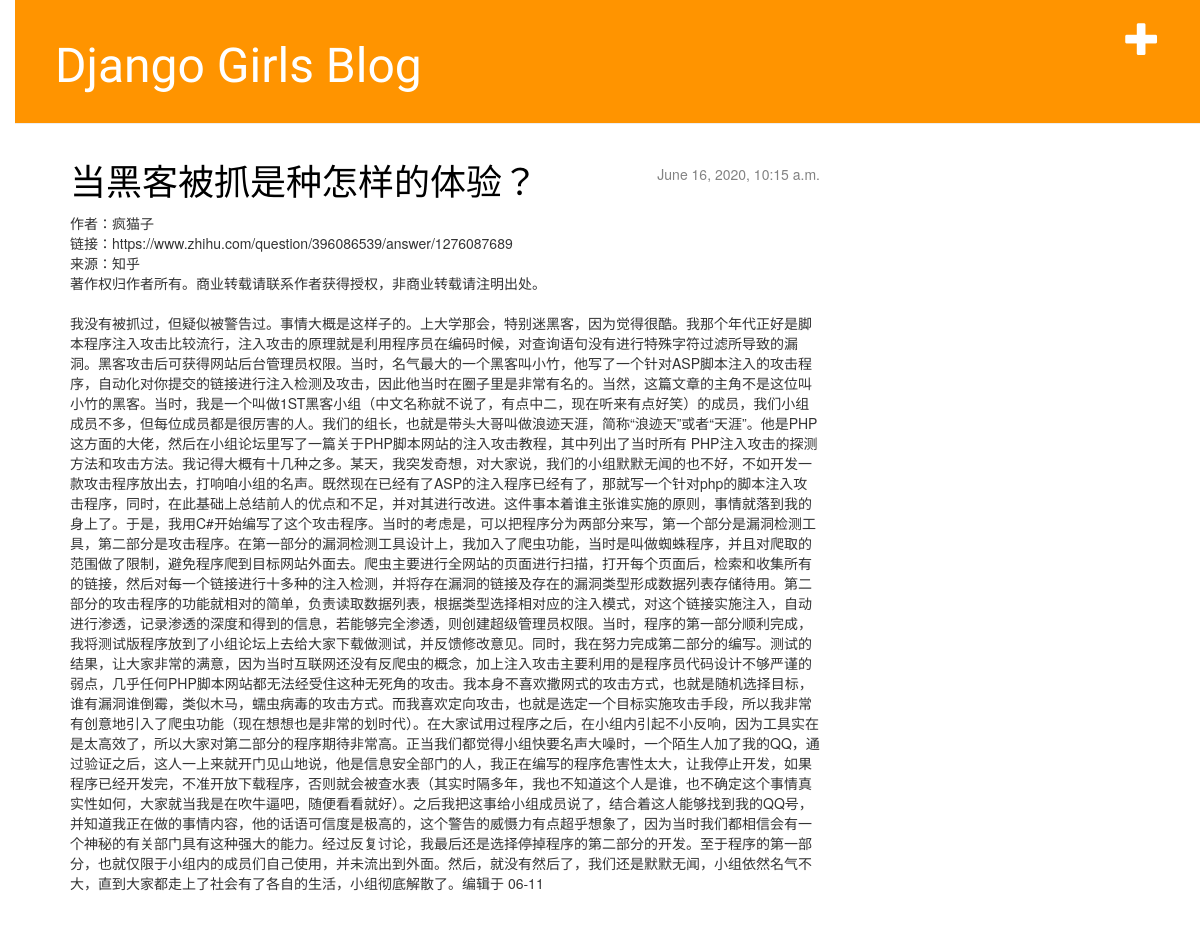
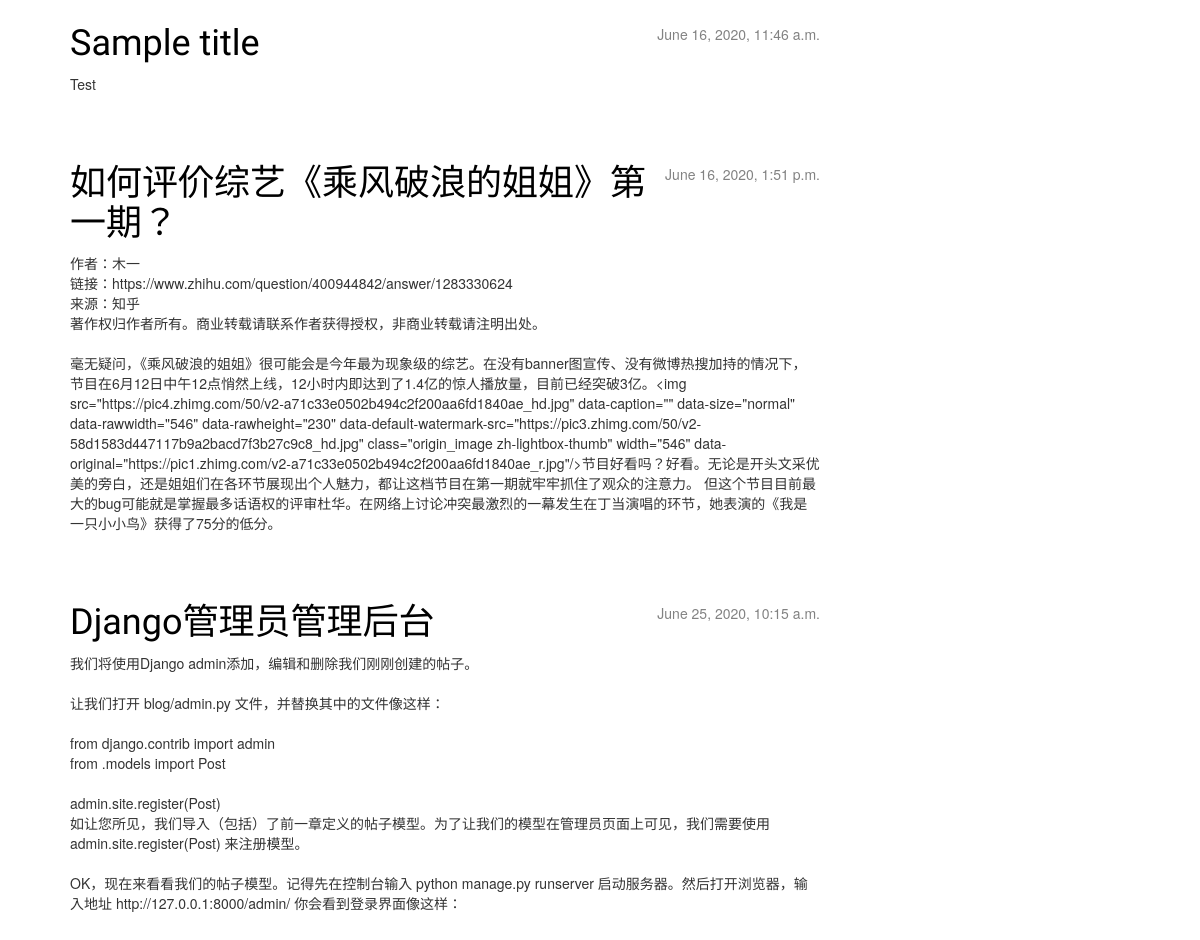
The app's page / (signed in) with its own data (2 pictures, top to bottom).
### blog/models.py (models this page shows, shortened)
class Post(models.Model):
    author = models.ForeignKey('auth.User', on_delete=models.CASCADE)
    title = models.CharField(max_length=200)
    text = models.TextField()
    created_date = models.DateTimeField(
            default=timezone.now)
    published_date = models.DateTimeField(
            blank=True, null=True)

### blog/views.py (the view)
# urls.py: path('', views.post_list, name='post_list'),
def post_list(request):
    posts = Post.objects.filter(published_date__lte=timezone.now()).order_by('published_date')
    return render(request, 'blog/post_list.html', {'posts':posts})

### blog/templates/blog/post_list.html
{% extends 'blog/base.html' %}
{% block content %}
	{% for post in posts %}
		<div class="post">
			<div class="date">
				{{ post.published_date }}
			</div>
			<h1><a href="{% url 'post_detail' pk=post.pk %}">{{ post.title }}</a></h1>
			<p>{{ post.text|linebreaksbr }}</p>
		</div>
	{% endfor %}
{% endblock %}

### blog/static/css/blog.css (style rules this page uses)
h1 a { color: #FCA205; font-family: 'Lobster'; }
body { padding-left: 15px; }
h1, h2, h3, h4 { font-family: 'Lobster', cursive; }
.date { float: right; color: #828282; }
.post { margin-bottom: 70px; }
.post h1 a, .post h1 a:visited { color: #000000; }

### records on screen
Post: published_date "June 16, 2020, 10:15 a.m.", title "当黑客被抓是种怎样的体验？", text "作者：疯猫子 链接：https://www.zhihu.com/question/396086539/answer/1276087689 来源：知乎 著作权归作者所有。商业转载请联系作者获得授权，非商业转载请注明出处。 我没有被抓过，但疑似被警告过。事情大概是这样子的。上大学那会，特别迷黑客，因为觉得很酷。我那个年代正好是脚本程序注入攻击比较流行，注入攻击的原理就是利用程序员在编码时候，对查询语句没有进行特殊字符过滤所导致的漏洞。黑客攻击后可获得网站后台管理员权限。当时，名气最大的一个黑客叫小竹，他写了一个针对ASP脚本注入的攻击程序，自动化对你提交的链接进行注入检测及攻击，因此他当时在圈子里是非常有名的。当然，这篇文章的主角不是这位叫小竹的黑客。当时，我是一个叫做1ST黑客小组（中文名称就不说了，有点中二，现在听来有点好笑）的成员，我们小组成员不多，但每位成员都是很厉害的人。我们的组长，也就是带头大哥叫做浪迹天涯，简称“浪迹天”或者“天涯”。他是PHP这方面的大佬，然后在小组论坛里写了一篇关于PHP脚本网站的注入攻击教程，其中列出了当时所有…"
Post: published_date "June 16, 2020, 11:46 a.m.", title "Sample title", text "Test"
Post: published_date "June 16, 2020, 1:51 p.m.", title "如何评价综艺《乘风破浪的姐姐》第一期？", text "作者：木一 链接：https://www.zhihu.com/question/400944842/answer/1283330624 来源：知乎 著作权归作者所有。商业转载请联系作者获得授权，非商业转载请注明出处。 毫无疑问，《乘风破浪的姐姐》很可能会是今年最为现象级的综艺。在没有banner图宣传、没有微博热搜加持的情况下，节目在6月12日中午12点悄然上线，12小时内即达到了1.4亿的惊人播放量，目前已经突破3亿。<img src=\"https://pic4.zhimg.com/50/v2-a71c33e0502b494c2f200aa6fd1840ae_hd.jpg\" data-caption=\"\" data-size=\"normal\" data-rawwidth=\"546\" data-rawheight=\"230\" data-default-watermark-src=\"https://pic3.zhimg.com/50/v2-58d1583d447117b9a2bacd7f3b27c9c8_hd.jpg\" class=\"origin_image zh-lightbox-thumb\" width=\"546\" data-original=\"https://pic1.zhimg.com/v2-a71c33e0502b494c2f200aa6fd1840ae_r.jpg\"/>节目好看吗？好看。无论是开头文采优美的旁白，还是姐姐们在各环节展现出个人魅力，都让这档节目在第一期就牢牢抓住了观众的注意力。…"
Post: published_date "June 25, 2020, 10:15 a.m.", title "Django管理员管理后台", text "我们将使用Django admin添加，编辑和删除我们刚刚创建的帖子。 让我们打开 blog/admin.py 文件，并替换其中的文件像这样： from django.contrib import admin from .models import Post admin.site.register(Post) 如让您所见，我们导入（包括）了前一章定义的帖子模型。为了让我们的模型在管理员页面上可见，我们需要使用 admin.site.register(Post) 来注册模型。 OK，现在来看看我们的帖子模型。记得先在控制台输入 python manage.py runserver 启动服务器。然后打开浏览器，输入地址 http://127.0.0.1:8000/admin/ 你会看到登录界面像这样："
